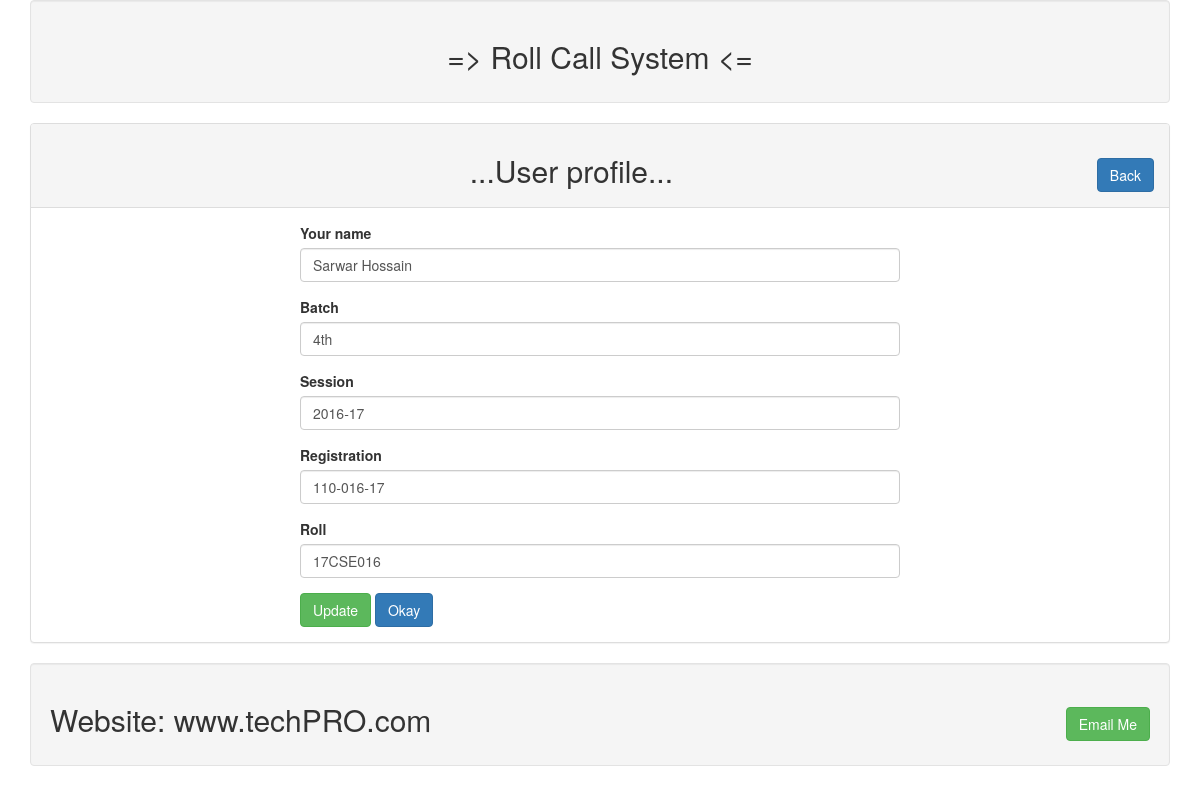
Screenshot of /profile.php?id=12 with the database file from the repository.
### tables this page shows
CREATE TABLE `users` (
  `id` int(11) NOT NULL,
  `name` varchar(255) NOT NULL,
  `batch` varchar(255) NOT NULL,
  `session` varchar(255) NOT NULL,
  `registration` varchar(255) NOT NULL,
  `roll` varchar(255) NOT NULL
);

### lib/User.php (called while the page is built, shortened)
<?php
include 'Database.php';
class User
{
	private $table= "users";
	public function getUserById($profile_id)
	{
		$sql= "select * from $this->table where id= :id limit 1";
		$query= dbConnection::myPrepareMethod($sql);
		$query->bindValue(':id', $profile_id);
		$query->execute();
		$result= $query->fetch(PDO::FETCH_OBJ);
		return $result;
	}
}
?>

### lib/Database.php (called while the page is built, shortened)
<?php
	class dbConnection{
		private static $pdo;
		public static function getDatabase(){
			if(!isset(self::$pdo)){
				try{
					self::$pdo= new PDO('mysql: host='.db_host.'; dbname='.db_name, db_user, db_pass);
				}
				catch(PDOException $e){
					echo $e->getMessage();
				}
			}
			return self::$pdo;
		}
		public static function myPrepareMethod($sql){
			return self::getDatabase()->prepare($sql);
		}
	}
?>

### profile.php (the view, shortened to what this page needs)
<?php
  include 'inc/header.php';
  include 'lib/user.php';
?>
<?php
	if(isset($_GET['id']))
	{
		$profile_id= (int) $_GET['id'];
	}
	$users= new User();
?>
		<div class="panel panel-default">
		    <div class="panel-heading">
			    <h2 class="text-center"> ...User profile... <span class="pull-right">
				<a class="btn btn-primary" href="index.php"> Back </a>
				</span>
				</h2>
			</div>
			<div class="panel-body">
				<div style="max-width:600px; margin:0 auto">
					<?php
						$userdata= $users->getUserById($profile_id);
						if($userdata)
						{
					?>
					<form action=" " method="POST">
		                <div class="form-group">
						    <label for="name">Your name</label>
							<input type="text" id="name" name="name" class="form-control" value="<?php echo $userdata->name; ?>"/ >
						</div>
						<div class="form-group">
						    <label for="batch">Batch</label>
							<input type="text" id="batch" name="batch" class="form-control"  value="<?php echo $userdata->batch; ?>"/ >
						</div>
						<div class="form-group">
						    <label for="session">Session</label>
							<input type="text" id="session" name="session" class="form-control" value="<?php echo $userdata->session; ?>"/ >
						</div>
						<div class="form-group">
						    <label for="registration">Registration</label>
							<input type="text" id="registration" name="registration" class="form-control" value="<?php echo $userdata->registration; ?>"/ >
						</div>
						<div class="form-group">
						    <label for="roll">Roll</label>
							<input type="text" id="roll" name="roll" class="form-control" value="<?php echo $userdata->roll; ?>"/ >
						</div>
						<button type="submit" name="update" class="btn btn-success">Update</button>
						<a class="btn btn-primary" href="index.php">
							  Okay </a>
		            </form>
					<?php } ?>
	            </div>
			</div>
		</div>
<?php include 'inc/footer.php';	?>

### rows the page displays
users: name "Sarwar Hossain", batch "4th", session "2016-17", registration "110-016-17", roll "17CSE016"
